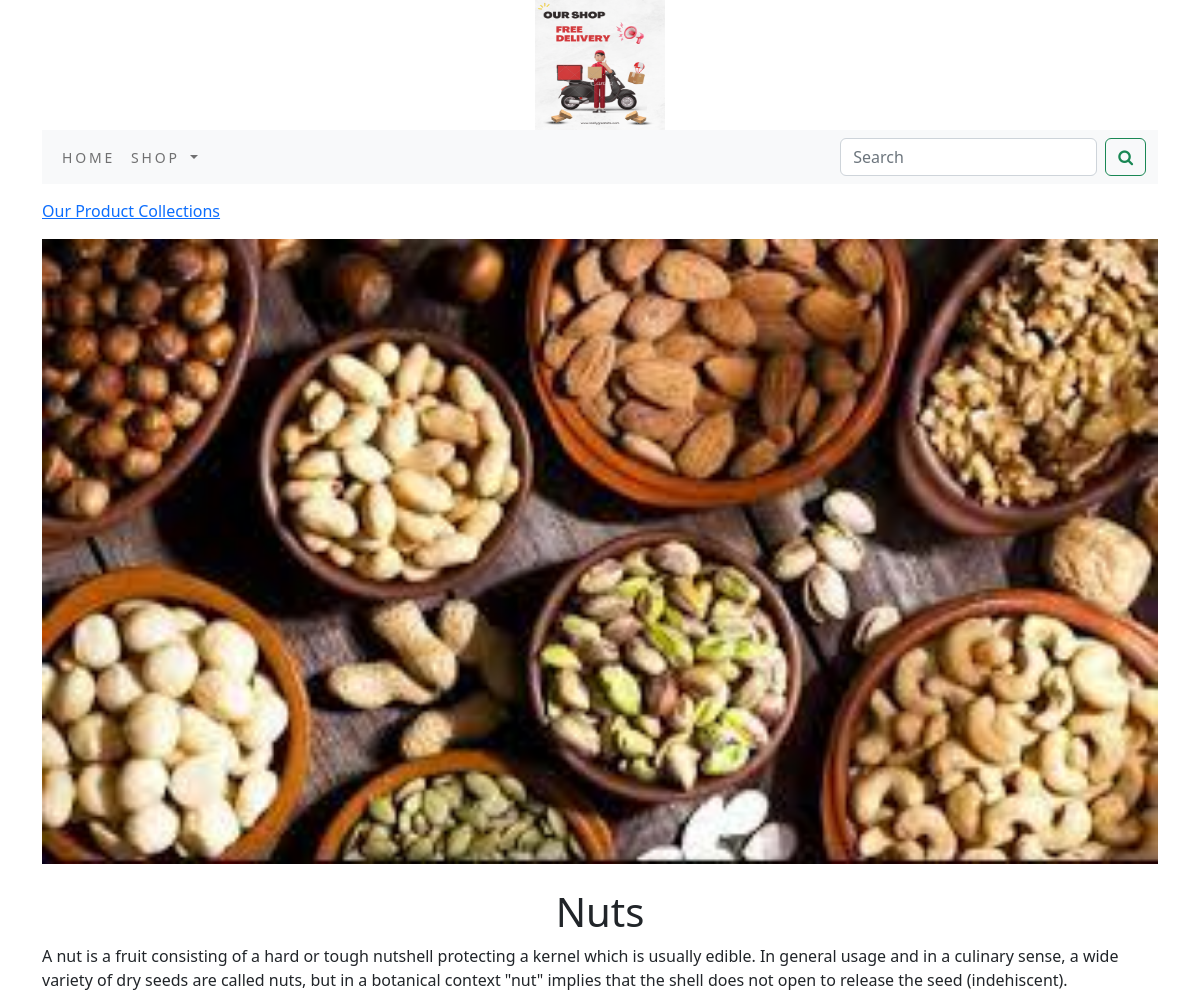
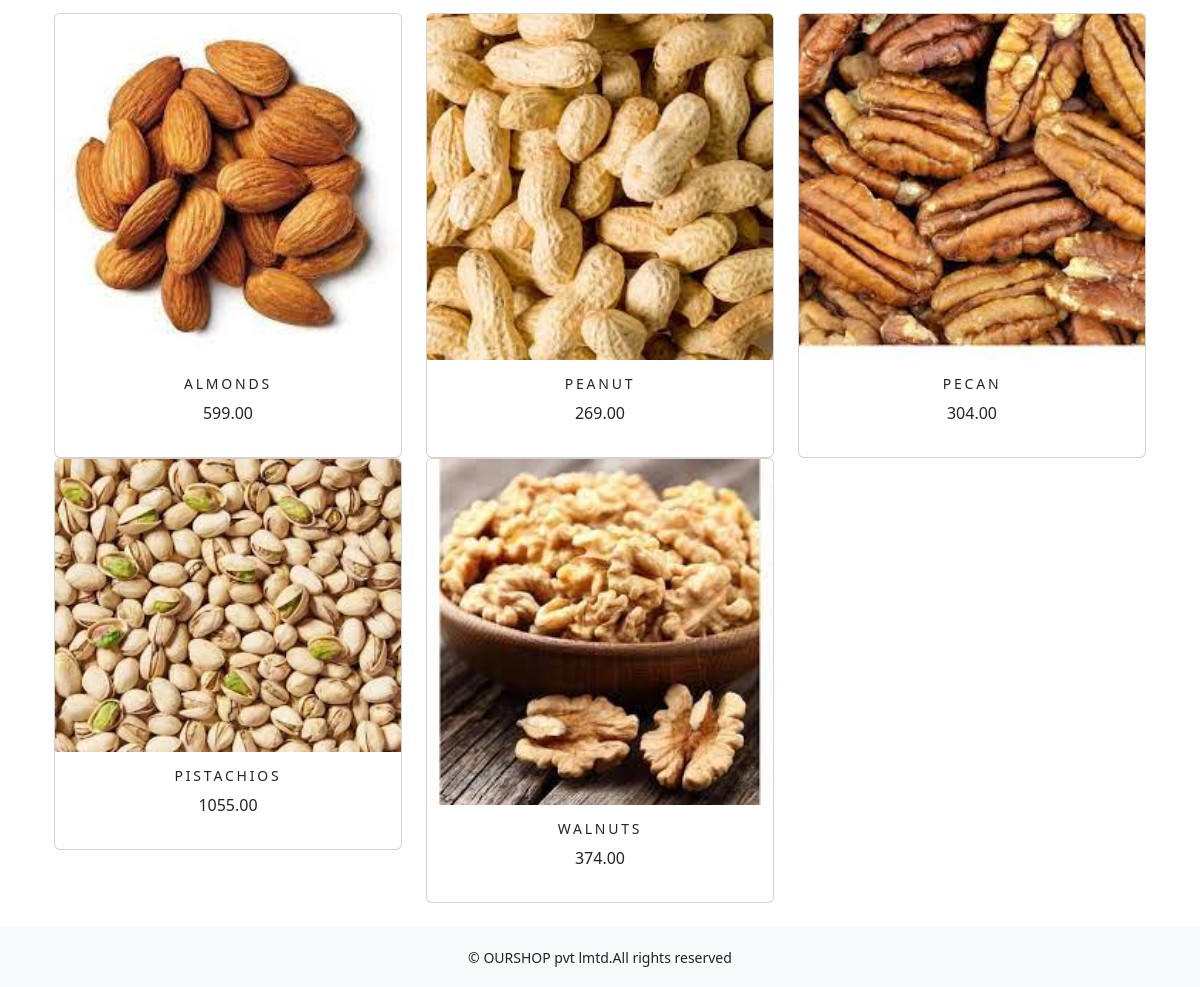
Screenshot of /shop/nuts/ with the database file from the repository (2 pictures, top to bottom).
### shop/models.py (models this page shows, shortened)
class Category(models.Model):
    name=models.CharField(max_length=250,unique=True)
    slug=models.SlugField(max_length=250,unique=True)
    description=models.TextField(blank=True)
    image=models.ImageField(upload_to='category',blank=True)
    class Meta:
        ordering=('name',)
        verbose_name='category'
        verbose_name_plural='categories'
    def get_url(self):
            return reverse('shop:products_by_category',args=[self.slug])

class Product(models.Model):
    name=models.CharField(max_length=250,unique=True)
    slug=models.SlugField(max_length=250,unique=True)
    description=models.TextField(blank=True)
    price=models.DecimalField(max_digits=10,decimal_places=2)
    category=models.ForeignKey(Category,on_delete=models.CASCADE)
    image = models.ImageField(upload_to='product', blank=True)
    stock=models.IntegerField()
    available=models.BooleanField(default=True)
    created=models.DateTimeField(auto_now_add=True)
    updated=models.DateTimeField(auto_now=True)
    def get_url(self):
        return reverse('shop:prodCatdetail',args=[self.category.slug,self.slug])
    class Meta:
        ordering = ('name',)
        verbose_name = 'product'
        verbose_name_plural = 'products'

### shop/views.py (the view)
# urls.py: path('',views.allProdCat,name='allProdCat'),
def allProdCat(request,c_slug=None):
    c_page=None
    products_list=None
    if c_slug!=None:
        c_page=get_object_or_404(Category,slug=c_slug)
        products_list=Product.objects.all().filter(category=c_page,available=True)
    else:
        products_list=Product.objects.all().filter(available=True)
    paginator=Paginator(products_list,6)
    try:
        page=int(request.GET.get('page','1'))
    except:
        page=1
    try:
        products=paginator.page(page)
    except  (EmptyPage,InvalidPage):
        products=paginator.page(paginator.num_pages)
    return render(request,'category.html',{'category':c_page,'products':products})

### cart/context_processors.py (called while the page is built)
def counter(request):
    item_count=0
    if 'admin' in request.path:
        return  {}
    else:
        try:
            cart=Cart.objects.filter(cart_id=_cart_id(request))
            car_items=CartItem.objects.all().filter(cart=cart[:1])
            for cart_item in car_items:
                item_count += cart_item.quantity
        except Cart.DoesNotExist:
            item_count=0
    return dict(item_count=item_count)

### cart/views.py (called while the page is built)
def _cart_id(request):
    cart=request.session.session_key
    if not cart:
        cart=request.session.create()
    return cart

### shop/context_processors.py (called while the page is built)
def menu_links(request):
    links=Category.objects.all()
    return dict(links=links)

### template/category.html (shortened to what this page needs)
{% extends 'base.html' %}
{% load static %}
{% block content %}
{% if category %}
    <div>
       <div class="row  my_row_class">
           <div class="mx-auto">
           <p><a href="{% url 'shop:allProdCat' %}">Our Product Collections</a></p>
       </div>
           </div>
    </div>
    {% endif %}
<div class="mx_auto">
    {% if category %}
        <img class="my_image" src="{{category.image.url}}" alt="{{category.name}}">
</div>
    <br>
<div>
        <h1 class="text-center my_title">{{category.name}}</h1>
        <p class="text-justify">{{category.description}}</p>
</div>
    {% endif %}
<div class="container">
    <div class="row mx_auto">
        {% for product in products.object_list %}
        <div class="my_bottom_margin col-9 col-sm-12  col-md-4 col-lg-4">
            <div class="card text-center" style="min-width:18rem;">
                <a href="{{product.get_url}}"><img class="card-img-top my_image" src="{{product.image.url}}" alt="{{product.name}}"></a>
                <div class="card-body">
                    <h4>{{product.name}}</h4>
                    <p>{{product.price}}</p>
                </div>
            </div>
        </div>
        {% endfor %}
    </div>
    <br>
</div>
{% endblock %}

### static/css/custom.css (style rules this page uses)
body { font-family: 'Acme', sans-serif; }
.my_row_class { padding-top :15px; }
.my_image { width:100%; height:auto; }
.my_bottom_margin { margin_bottom:10px; }
.card-body h4 { font-size:14px; text-transform:uppercase; letter-spacing:.2em; }

### rows the page displays
Category: image (picture), name "Nuts", description "A nut is a fruit consisting of a hard or tough nutshell protecting a kernel which is usually edible. In general usage and in a culinary sense, a wide variety of dry seeds are called nuts, but in a botanical context \"nut\" implies that the shell does not open to release the seed (indehiscent)."
Product: image (picture), name "ALMONDS", price "599.00"
Product: image (picture), name "PEANUT", price "269.00"
Product: image (picture), name "PECAN", price "304.00"
Product: image (picture), name "PISTACHIOS", price "1055.00"
Product: image (picture), name "WALNUTS", price "374.00"
